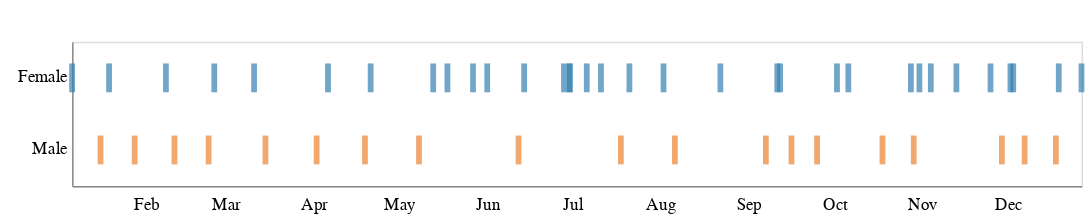

The notebook cell this image was saved under:
### Markdown cell above
### Let's try books by author gender and month

### Code cell
#DESKTOP
alt.Chart(books).mark_tick(thickness=4,size=20).encode(
    x=alt.X('date',axis=alt.Axis(tickCount=12, format='%b', tickColor='#ffffff'), title=''),
    y=alt.Y('gender_description',axis=alt.Axis(tickCount=0, tickColor='#ffffff'), title=' '),
    color=alt.Color('gender_description', legend=None)
).configure_axis(
    grid=False).properties(height=100, width=700)

### Figure 1 — Vega-Lite specification as saved in the notebook (floating-point values rounded to 4 significant figures)
{"config": {"view": {"width": 800, "height": 450}, "background": "#ffffff", "title": {"anchor": "start", "font": "Benton Gothic Bold, sans", "fontColor": "#000000", "fontSize": 22, "fontWeight": "normal"}, "arc": {"fill": "#82c6df"}, "area": {"fill": "#82c6df"}, "line": {"stroke": "#82c6df", "strokeWidth": 3}, "path": {"stroke": "#82c6df"}, "rect": {"fill": "#82c6df"}, "shape": {"stroke": "#82c6df"}, "bar": {"fill": "#82c6df"}, "point": {"stroke": "#82c6df"}, "symbol": {"fill": "#82c6df", "size": 30}, "axis": {"titleFont": "Benton Gothic Bold, sans", "titleFontSize": 13, "titleFontWeight": "normal", "labelFont": "Benton Gothic, sans", "labelFontSize": 11.5, "labelFontWeight": "normal", "grid": false}, "axisX": {"labelAngle": 0, "labelPadding": 4, "tickSize": 3}, "axisY": {"labelBaseline": "middle", "maxExtent": 45, "minExtent": 45, "tickSize": 2, "titleAlign": "left", "titleAngle": 0, "titleX": -45, "titleY": -11}, "legend": {"titleFont": "Benton Gothic Bold, sans", "titleFontSize": 13, "titleFontWeight": "normal", "symbolType": "square", "labelFont": "Benton Gothic, sans", "labelFontSize": 11.5}, "range": {"category": ["#3580b1", "#ec8431", "#ab7fb4", "#c89d29", "#adc839", "#829eb1"], "diverging": ["#e68a4f", "#f4bb6a", "#f9e39c", "#dadfe2", "#a6b7c6", "#849eae"], "heatmap": ["#fbf2c7", "#f9e39c", "#f8d36e", "#f4bb6a", "#e68a4f", "#d15a40", "#ab4232"], "ordinal": ["#fbf2c7", "#f9e39c", "#f8d36e", "#f4bb6a", "#e68a4f", "#d15a40", "#ab4232"], "ramp": ["#fbf2c7", "#f9e39c", "#f8d36e", "#f4bb6a", "#e68a4f", "#d15a40", "#ab4232"]}}, "data": {"name": "data-7c8b8837e3db213cb2339b0fa7827d31"}, "mark": {"type": "tick", "size": 20, "thickness": 4}, "encoding": {"color": {"type": "nominal", "field": "gender_description", "legend": null}, "x": {"type": "temporal", "axis": {"format": "%b", "tickColor": "#ffffff", "tickCount": 12}, "field": "date", "title": ""}, "y": {"type": "nominal", "axis": {"tickColor": "#ffffff", "tickCount": 0}, "field": "gender_description", "title": " "}}, "height": 100, "width": 700, "$schema": "https://vega.github.io/schema/vega-lite/v4.0.2.json", "datasets": {"data-7c8b8837e3db213cb2339b0fa7827d31": [{"order": 1, "title": "Brotopia", "author": "Emily Chang", "pages": 317, "url": "https://www.goodreads.com/book/show/36288143-brotopia", "gender": "F", "type": "Non-Fiction", "subgenre": "Business", "avg_goodreads_rating": 4.04, "started": "2018-12-26T00:00:00", "date": "2019-01-06T00:00:00", "faves": null, "year": "2019", "days_to_read": 11, "gender_description": "Female"}, {"order": 2, "title": "The Human Stain", "author": "Philip Roth", "pages": 384, "url": "https://www.goodreads.com/book/show/11734.The_Human_Stain?from_search=true", "gender": "M", "type": "Fiction", "subgenre": "Literature", "avg_goodreads_rating": 3.87, "started": "2019-01-06T00:00:00", "date": "2019-01-16T00:00:00", "faves": "Y", "year": "2019", "days_to_read": 10, "gender_description": "Male"}, {"order": 3, "title": "You Know You Want This", "author": "Kristen Roupenian", "pages": 225, "url": "https://www.goodreads.com/book/show/40539045-you-know-you-want-this", "gender": "F", "type": "Fiction", "subgenre": "Short Stories", "avg_goodreads_rating": 3.86, "started": "2019-01-16T00:00:00", "date": "2019-01-19T00:00:00", "faves": null, "year": "2019", "days_to_read": 3, "gender_description": "Female"}, {"order": 4, "title": "Why Buddhism is True", "author": "Robert Wright", "pages": 336, "url": "https://www.goodreads.com/book/show/32895535-why-buddhism-is-true?from_search=true", "gender": "M", "type": "Non-Fiction", "subgenre": "Religion", "avg_goodreads_rating": 4.05, "started": "2019-01-18T00:00:00", "date": "2019-04-02T00:00:00", "faves": null, "year": "2019", "days_to_read": 74, "gender_description": "Male"}, {"order": 5, "title": "If Beale Street Could Talk", "author": "James Baldwin", "pages": 197, "url": "https://www.goodreads.com/book/show/38463.If_Beale_Street_Could_Talk", "gender": "M", "type": "Fiction", "subgenre": "Classics", "avg_goodreads_rating": 4.29, "started": "2019-01-22T00:00:00", "date": "2019-01-28T00:00:00", "faves": null, "year": "2019", "days_to_read": 6, "gender_description": "Male"}, {"order": 6, "title": "Nobody Cares", "author": "Anne Donahue", "pages": 240, "url": "https://www.goodreads.com/book/show/36360167-nobody-cares", "gender": "F", "type": "Non-Fiction", "subgenre": "Essays", "avg_goodreads_rating": 3.67, "started": "2019-02-03T00:00:00", "date": "2019-02-25T00:00:00", "faves": null, "year": "2019", "days_to_read": 22, "gender_description": "Female"}, {"order": 7, "title": "Acts of Infidelity", "author": "Lena Andersson", "pages": 366, "url": "https://www.goodreads.com/book/show/22601256-utan-personligt-ansvar", "gender": "F", "type": "Fiction", "subgenre": "Swedish Lit", "avg_goodreads_rating": 3.66, "started": "2019-02-01T00:00:00", "date": "2019-02-08T00:00:00", "faves": null, "year": "2019", "days_to_read": 7, "gender_description": "Female"}, {"order": 8, "title": "There Will Be No Miracles Here", "author": "Casey Gerald", "pages": 394, "url": "https://www.goodreads.com/book/show/38650651-there-will-be-no-miracles-here?from_search=true", "gender": "M", "type": "Non-Fiction", "subgenre": "Memoir", "avg_goodreads_rating": 3.72, "started": "2019-01-27T00:00:00", "date": "2019-02-11T00:00:00", "faves": null, "year": "2019", "days_to_read": 15, "gender_description": "Male"}, {"order": 9, "title": "The Unbearable Lightness of Being", "author": "Milan Kundera", "pages": 320, "url": "https://www.goodreads.com/book/show/9717.The_Unbearable_Lightness_of_Being?from_search=true", "gender": "M", "type": "Fiction", "subgenre": "Classics", "avg_goodreads_rating": 4.09, "started": "2019-02-16T00:00:00", "date": "2019-02-23T00:00:00", "faves": null, "year": "2019", "days_to_read": 7, "gender_description": "Male"}, {"order": 10, "title": "The Beauty Myth", "author": "Naomi Wolf", "pages": 368, "url": "https://www.goodreads.com/book/show/39926.The_Beauty_Myth", "gender": "F", "type": "Non-Fiction", "subgenre": "Feminism", "avg_goodreads_rating": 3.9, "started": "2019-02-12T00:00:00", "date": "2019-11-04T00:00:00", "faves": null, "year": "2019", "days_to_read": 265, "gender_description": "Female"}, {"order": 11, "title": "LOT", "author": "Bryan Washington", "pages": 240, "url": "https://www.goodreads.com/book/show/40749395-lot", "gender": "M", "type": "Fiction", "subgenre": "Short Stories", "avg_goodreads_rating": 3.74, "started": "2019-02-28T00:00:00", "date": "2019-03-15T00:00:00", "faves": "Y", "year": "2019", "days_to_read": 15, "gender_description": "Male"}, {"order": 12, "title": "Oculus", "author": "Sally Wen Mao", "pages": 119, "url": "https://www.goodreads.com/book/show/40121999-oculus", "gender": "F", "type": "Poetry", "subgenre": "Contemporary", "avg_goodreads_rating": 4.22, "started": "2019-03-03T00:00:00", "date": "2019-03-11T00:00:00", "faves": null, "year": "2019", "days_to_read": 8, "gender_description": "Female"}, {"order": 13, "title": "Homo Deus: A Brief History of Tomorrow", "author": "Yuval Harari", "pages": 450, "url": "https://www.goodreads.com/book/show/31138556-homo-deus?from_search=true", "gender": "M", "type": "Non-Fiction", "subgenre": "History", "avg_goodreads_rating": 4.29, "started": "2019-03-22T00:00:00", "date": "2019-04-19T00:00:00", "faves": null, "year": "2019", "days_to_read": 28, "gender_description": "Male"}, {"order": 14, "title": "Heart Berries", "author": "Terese Marie Mailhot", "pages": 143, "url": "https://www.goodreads.com/book/show/35840657-heart-berries", "gender": "F", "type": "Non-Fiction", "subgenre": "Memoir", "avg_goodreads_rating": 3.89, "started": "2019-04-03T00:00:00", "date": "2019-04-06T00:00:00", "faves": null, "year": "2019", "days_to_read": 3, "gender_description": "Female"}, {"order": 15, "title": "Lake Success", "author": "Gary Schneyngart", "pages": 339, "url": "https://www.goodreads.com/book/show/36739942-lake-success", "gender": "M", "type": "Fiction", "subgenre": "Contemporary", "avg_goodreads_rating": 3.64, "started": "2019-04-21T00:00:00", "date": "2019-12-07T00:00:00", "faves": null, "year": "2019", "days_to_read": 230, "gender_description": "Male"}, {"order": 16, "title": "Normal People", "author": "Sally Rooney", "pages": 266, "url": "https://www.goodreads.com/book/show/37539457-normal-people", "gender": "F", "type": "Fiction", "subgenre": "Contemporary", "avg_goodreads_rating": 3.89, "started": "2019-04-20T00:00:00", "date": "2019-04-21T00:00:00", "faves": "Y", "year": "2019", "days_to_read": 1, "gender_description": "Female"}, {"order": 17, "title": "Less", "author": "Andrew Sean Greer", "pages": 273, "url": "https://www.goodreads.com/book/show/39927096-less", "gender": "M", "type": "Fiction", "subgenre": "Contemporary", "avg_goodreads_rating": 3.76, "started": "2019-04-25T00:00:00", "date": "2019-05-08T00:00:00", "faves": null, "year": "2019", "days_to_read": 13, "gender_description": "Male"}, {"order": 18, "title": "Nobody is Ever Missing", "author": "Catherine Lacey", "pages": 244, "url": "https://www.goodreads.com/book/show/18490560-nobody-is-ever-missing?from_search=true", "gender": "F", "type": "Fiction", "subgenre": "Contemporary", "avg_goodreads_rating": 3.27, "started": "2019-05-08T00:00:00", "date": "2019-05-13T00:00:00", "faves": null, "year": "2019", "days_to_read": 5, "gender_description": "Female"}, {"order": 19, "title": "The New Me", "author": "Halle Butler", "pages": 208, "url": "https://www.goodreads.com/book/show/36342706-the-new-me", "gender": "F", "type": "Fiction", "subgenre": "Contemporary", "avg_goodreads_rating": 3.6, "started": "2019-05-13T00:00:00", "date": "2019-05-18T00:00:00", "faves": "Nope", "year": "2019", "days_to_read": 5, "gender_description": "Female"}, {"order": 20, "title": "The Empathy Exams", "author": "Leslie Jamison", "pages": 226, "url": "https://www.goodreads.com/en/book/show/17934655", "gender": "F", "type": "Non-Fiction", "subgenre": "Essays", "avg_goodreads_rating": 3.64, "started": "2019-05-18T00:00:00", "date": "2019-05-27T00:00:00", "faves": null, "year": "2019", "days_to_read": 9, "gender_description": "Female"}, {"order": 21, "title": "Bad Blood", "author": "John Carreyou", "pages": 339, "url": "https://www.goodreads.com/book/show/37976541-bad-blood?from_search=true", "gender": "M", "type": "Non-Fiction", "subgenre": "True Crime", "avg_goodreads_rating": 4.48, "started": "2019-06-01T00:00:00", "date": "2019-06-12T00:00:00", "faves": null, "year": "2019", "days_to_read": 11, "gender_description": "Male"}, {"order": 22, "title": "The Recovering: Intoxication and its Aftermath", "author": "Leslie Jamison", "pages": 545, "url": "https://www.goodreads.com/book/show/35959632-the-recovering", "gender": "F", "type": "Non-Fiction", "subgenre": "Memoir", "avg_goodreads_rating": 3.96, "started": "2019-05-27T00:00:00", "date": "2019-06-01T00:00:00", "faves": "Y", "year": "2019", "days_to_read": 5, "gender_description": "Female"}, {"order": 23, "title": "Evvie Drake Starts Over", "author": "Linda Holmes", "pages": 304, "url": "https://www.goodreads.com/book/show/40514431-evvie-drake-starts-over?ac=1&from_search=true", "gender": "F", "type": "Fiction", "subgenre": "Young Adult", "avg_goodreads_rating": 4.22, "started": "2019-06-30T00:00:00", "date": "2019-06-30T00:00:00", "faves": null, "year": "2019", "days_to_read": 0, "gender_description": "Female"}, {"order": 24, "title": "How to Change Your Mind", "author": "Michael Pollan", "pages": 480, "url": "https://www.goodreads.com/book/show/36613747-how-to-change-your-mind?from_search=true", "gender": "M", "type": "Non-Fiction", "subgenre": "Science", "avg_goodreads_rating": 4.31, "started": "2019-06-12T00:00:00", "date": "2019-10-18T00:00:00", "faves": null, "year": "2019", "days_to_read": 128, "gender_description": "Male"}, {"order": 25, "title": "Trust Exercise", "author": "Susan Choi", "pages": 257, "url": "https://www.goodreads.com/en/book/show/40046059", "gender": "F", "type": "Fiction", "subgenre": "Contemporary", "avg_goodreads_rating": 3.23, "started": "2019-06-12T00:00:00", "date": "2019-06-14T00:00:00", "faves": "Y", "year": "2019", "days_to_read": 2, "gender_description": "Female"}, {"order": 26, "title": "Trick Mirror", "author": "Jia Tolentino", "pages": 256, "url": "https://www.goodreads.com/book/show/43126457-trick-mirror?from_search=true", "gender": "F", "type": "Non-Fiction", "subgenre": "Essays", "avg_goodreads_rating": 4.33, "started": "2019-06-15T00:00:00", "date": "2019-06-30T00:00:00", "faves": "Y", "year": "2019", "days_to_read": 15, "gender_description": "Female"}, {"order": 27, "title": "Territory of Light", "author": "Yuko Tsushima", "pages": 122, "url": "https://www.goodreads.com/book/show/33871745-territory-of-light", "gender": "F", "type": "Fiction", "subgenre": "Japanese Lit", "avg_goodreads_rating": 3.66, "started": "2019-07-01T00:00:00", "date": "2019-07-06T00:00:00", "faves": null, "year": "2019", "days_to_read": 5, "gender_description": "Female"}, {"order": 28, "title": "Unclaimed Baggage", "author": "Jen Doll", "pages": 384, "url": "https://www.goodreads.com/book/show/36949992-unclaimed-baggage?ac=1&from_search=true", "gender": "F", "type": "Fiction", "subgenre": "Young Adult", "avg_goodreads_rating": 3.73, "started": "2019-01-08T00:00:00", "date": "2019-07-11T00:00:00", "faves": null, "year": "2019", "days_to_read": 184, "gender_description": "Female"}, {"order": 29, "title": "Fleishman Is In Trouble", "author": "Taffy Brodesser-Akner", "pages": 384, "url": "https://www.goodreads.com/book/show/41880602-fleishman-is-in-trouble?ac=1&from_search=true", "gender": "F", "type": "Fiction", "subgenre": "Contemporary", "avg_goodreads_rating": 4.1, "started": "2019-06-17T00:00:00", "date": "2019-06-28T00:00:00", "faves": "Y", "year": "2019", "days_to_read": 11, "gender_description": "Female"}, {"order": 30, "title": "Lifespan", "author": "David Sinclair", "pages": 432, "url": "https://www.goodreads.com/book/show/43723901-lifespan?ac=1&from_search=true", "gender": "M", "type": "Non-Fiction", "subgenre": "Science", "avg_goodreads_rating": 4.27, "started": "2019-07-01T00:00:00", "date": "2019-07-18T00:00:00", "faves": null, "year": "2019", "days_to_read": 17, "gender_description": "Male"}, {"order": 31, "title": "Uncanny Valley", "author": "Anna Wiener", "pages": 304, "url": "https://www.goodreads.com/book/show/45186565-uncanny-valley?ac=1&from_search=true", "gender": "F", "type": "Non-Fiction", "subgenre": "Memoir", "avg_goodreads_rating": 4.2, "started": "2019-07-19T00:00:00", "date": "2019-07-21T00:00:00", "faves": "y", "year": "2019", "days_to_read": 2, "gender_description": "Female"}, {"order": 32, "title": "Hit Makers", "author": "Derek Thompson", "pages": 352, "url": "https://www.goodreads.com/book/show/30901608-hit-makers", "gender": "M", "type": "Non-Fiction", "subgenre": "Pop Culture", "avg_goodreads_rating": 3.95, "started": "2019-07-20T00:00:00", "date": "2019-08-06T00:00:00", "faves": null, "year": "2019", "days_to_read": 17, "gender_description": "Male"}, {"order": 33, "title": "Genghis Khan and the Making of the Modern World", "author": "Jack Weatherford", "pages": 352, "url": "https://www.goodreads.com/book/show/40718726-genghis-khan-and-the-making-of-the-modern-world?ac=1&from_search=true", "gender": "M", "type": "Non-Fiction", "subgenre": "History", "avg_goodreads_rating": 4.02, "started": "2019-07-25T00:00:00", "date": "2019-09-07T00:00:00", "faves": null, "year": "2019", "days_to_read": 44, "gender_description": "Male"}, {"order": 34, "title": "For the Love of Men: A New Vision for Mindful Masculinity", "author": "Liz Plank", "pages": 300, "url": "https://www.goodreads.com/book/show/43263540-for-the-love-of-men", "gender": "F", "type": "Non-Fiction", "subgenre": "Feminism", "avg_goodreads_rating": 4.38, "started": "2019-07-23T00:00:00", "date": "2019-08-02T00:00:00", "faves": null, "year": "2019", "days_to_read": 10, "gender_description": "Female"}, {"order": 35, "title": "Three Women", "author": "Lisa Taddeo", "pages": 304, "url": "https://www.goodreads.com/book/show/42201100-three-women", "gender": "F", "type": "Non-Fiction", "subgenre": "Feminism", "avg_goodreads_rating": 3.87, "started": "2019-08-15T00:00:00", "date": "2019-08-22T00:00:00", "faves": "y", "year": "2019", "days_to_read": 7, "gender_description": "Female"}, {"order": 36, "title": "Brave New World", "author": "Aldous Huxley", "pages": 288, "url": "https://www.goodreads.com/book/show/5129.Brave_New_World?ac=1&from_search=true", "gender": "M", "type": "Fiction", "subgenre": "Science ", "avg_goodreads_rating": 3.98, "started": "2019-09-15T00:00:00", "date": "2019-09-16T00:00:00", "faves": null, "year": "2019", "days_to_read": 1, "gender_description": "Male"}, {"order": 37, "title": "Permanent Record", "author": "Mary HK Choi", "pages": 400, "url": "https://www.goodreads.com/book/show/43562239-permanent-record?from_search=true", "gender": "F", "type": "Fiction", "subgenre": "Young Adult", "avg_goodreads_rating": 3.84, "started": "2019-09-07T00:00:00", "date": "2019-09-11T00:00:00", "faves": null, "year": "2019", "days_to_read": 4, "gender_description": "Female"}, {"order": 38, "title": "I Was Their American Dream", "author": "Malaka Gharib", "pages": 160, "url": "https://www.goodreads.com/book/show/40909448-i-was-their-american-dream?from_search=true", "gender": "F", "type": "Non-Fiction", "subgenre": "Graphic Novel", "avg_goodreads_rating": 4.3, "started": "2019-09-05T00:00:00", "date": "2019-09-12T00:00:00", "faves": null, "year": "2019", "days_to_read": 7, "gender_description": "Female"}, {"order": 39, "title": "Men Without Women", "author": "Haruki Murakami", "pages": 242, "url": "https://www.goodreads.com/book/show/31950871-men-without-women", "gender": "M", "type": "Fiction", "subgenre": "Short Stories", "avg_goodreads_rating": 3.77, "started": "2019-09-18T00:00:00", "date": "2019-09-25T00:00:00", "faves": null, "year": "2019", "days_to_read": 7, "gender_description": "Male"}, {"order": 40, "title": "Make it Scream Make it Burn", "author": "Leslie Jamison", "pages": 272, "url": "https://www.goodreads.com/book/show/43521617-make-it-scream-make-it-burn?from_search=true", "gender": "F", "type": "Non-Fiction", "subgenre": "Essays", "avg_goodreads_rating": 4.13, "started": "2019-10-02T00:00:00", "date": "2019-10-06T00:00:00", "faves": null, "year": "2019", "days_to_read": 4, "gender_description": "Female"}, {"order": 41, "title": "How to Talk So Your Kids Will Listen", "author": "Adele Faber and Elaine Mazlish", "pages": 368, "url": "https://www.goodreads.com/book/show/12371502-how-to-talk-so-kids-will-listen-listen-so-kids-will-talk", "gender": "F", "type": "Non-Fiction", "subgenre": "Parenting", "avg_goodreads_rating": 4.26, "started": "2019-09-28T00:00:00", "date": "2019-10-02T00:00:00", "faves": "Y", "year": "2019", "days_to_read": 4, "gender_description": "Female"}, {"order": 43, "title": "Maybe You Should Talk to Somebody", "author": "Lori Gottlieb", "pages": 432, "url": "https://www.goodreads.com/book/show/37570546-maybe-you-should-talk-to-someone?from_search=true", "gender": "F", "type": "Non-Fiction", "subgenre": "Memoir", "avg_goodreads_rating": 4.4, "started": "2019-10-18T00:00:00", "date": "2019-11-25T00:00:00", "faves": "Y", "year": "2019", "days_to_read": 38, "gender_description": "Female"}, {"order": 44, "title": "Think Like Your Editor", "author": "Susan Rabiner", "pages": 288, "url": "https://www.goodreads.com/book/show/18988615-thinking-like-your-editor?utm_content=review_cta_book_image&utm_medium=email&utm_source=bookend", "gender": "F", "type": "Non-Fiction", "subgenre": "Writing", "avg_goodreads_rating": 4.04, "started": "2019-10-24T00:00:00", "date": "2019-10-28T00:00:00", "faves": null, "year": "2019", "days_to_read": 4, "gender_description": "Female"}, {"order": 45, "title": "Kim Ji Young Born 1982", "author": "Cho Nam-joo", "pages": 144, "url": "https://www.goodreads.com/book/show/47320138-kim-ji-young-born-1982?ac=1&from_search=true", "gender": "F", "type": "Fiction", "subgenre": "Feminism", "avg_goodreads_rating": 4.17, "started": "2019-10-28T00:00:00", "date": "2019-10-31T00:00:00", "faves": null, "year": "2019", "days_to_read": 3, "gender_description": "Female"}, {"order": 46, "title": "Superman vs the KKK", "author": "Rick Bowers", "pages": 160, "url": "https://www.goodreads.com/book/show/11407829-superman-versus-the-ku-klux-klan?from_search=true", "gender": "M", "type": "Non-Fiction", "subgenre": "History", "avg_goodreads_rating": 3.66, "started": "2019-10-28T00:00:00", "date": "2019-10-29T00:00:00", "faves": null, "year": "2019", "days_to_read": 1, "gender_description": "Male"}, {"order": 47, "title": "The Likeability Trap", "author": "Alicia Menendez", "pages": 240, "url": "https://www.goodreads.com/book/show/46408581-the-likeability-trap?from_search=true&qid=oURYa3fiGo&rank=1", "gender": "F", "type": "Non-Fiction", "subgenre": "Feminism", "avg_goodreads_rating": 3.7, "started": "2019-11-08T00:00:00", "date": "2019-11-13T00:00:00", "faves": null, "year": "2019", "days_to_read": 5, "gender_description": "Female"}, {"order": 48, "title": "A Short HIstory of Progress", "author": "Ronald Wright", "pages": 224, "url": "https://www.goodreads.com/book/show/331227.A_Short_History_of_Progress?from_search=true&qid=supt2TGSOt&rank=1", "gender": "M", "type": "Non-Fiction", "subgenre": "History", "avg_goodreads_rating": 4.1, "started": "2019-11-13T00:00:00", "date": "2019-11-29T00:00:00", "faves": null, "year": "2019", "days_to_read": 16, "gender_description": "Male"}, {"order": 49, "title": "The Last Romantics", "author": "Tara Conklin", "pages": 368, "url": "https://www.goodreads.com/book/show/35068465-the-last-romantics?ac=1&from_search=true&qid=dert731j6D&rank=1", "gender": "F", "type": "Fiction", "subgenre": "Contemporary", "avg_goodreads_rating": 3.78, "started": "2019-11-29T00:00:00", "date": "2019-12-02T00:00:00", "faves": "Y", "year": "2019", "days_to_read": 3, "gender_description": "Female"}, {"order": 50, "title": "Four Soldiers", "author": "Hubert Mingarelli", "pages": 160, "url": "https://www.goodreads.com/book/show/41557466-four-soldiers?from_search=true&qid=tFOQALgbWg&rank=1", "gender": "F", "type": "Fiction", "subgenre": "Historical", "avg_goodreads_rating": 3.78, "started": "2019-11-29T00:00:00", "date": "2019-12-03T00:00:00", "faves": null, "year": "2019", "days_to_read": 4, "gender_description": "Female"}, {"order": 51, "title": "Working", "author": "Robert Caro", "pages": 231, "url": "https://www.goodreads.com/book/show/43205240-working?from_search=true&qid=51xloY5uTL&rank=1", "gender": "M", "type": "Non-Fiction", "subgenre": "Writing", "avg_goodreads_rating": 4.43, "started": "2019-12-15T00:00:00", "date": "2019-12-18T00:00:00", "faves": null, "year": "2019", "days_to_read": 3, "gender_description": "Male"}, {"order": 52, "title": "The Incendiaries", "author": "R.O. Kwon", "pages": 214, "url": "https://www.goodreads.com/book/show/36679056-the-incendiaries", "gender": "F", "type": "Fiction", "subgenre": "Contemporary", "avg_goodreads_rating": 3.28, "started": "2019-12-19T00:00:00", "date": "2019-12-19T00:00:00", "faves": null, "year": "2019", "days_to_read": 0, "gender_description": "Female"}, {"order": 53, "title": "Wedding Toasts I'll Never Give", "author": "Ada Calhoun", "pages": 192, "url": "https://www.goodreads.com/book/show/36236126-wedding-toasts-i-ll-never-give", "gender": "F", "type": "Non-Fiction", "subgenre": "Essays", "avg_goodreads_rating": 3.86, "started": "2019-12-26T00:00:00", "date": "2019-12-27T00:00:00", "faves": null, "year": "2019", "days_to_read": 1, "gender_description": "Female"}]}}
